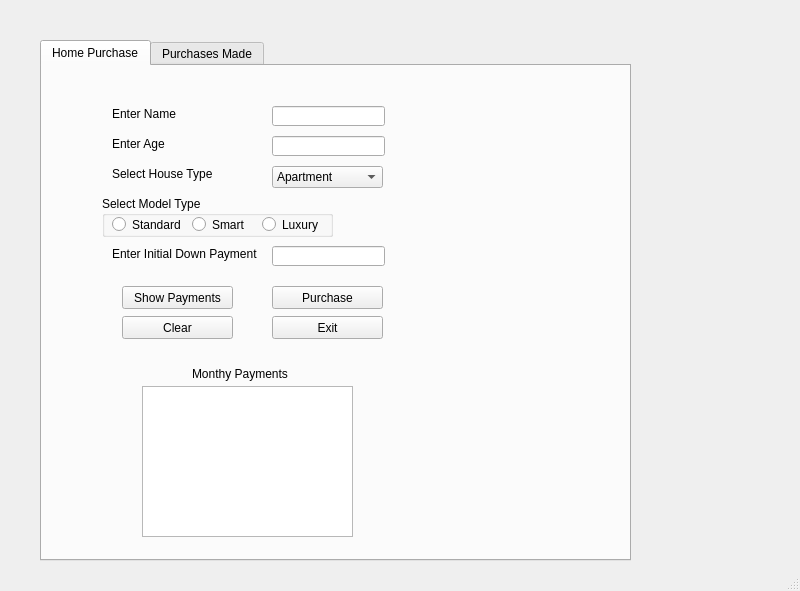
<?xml version="1.0" encoding="UTF-8"?>
<ui version="4.0">
 <class>homePurchase</class>
 <widget class="QMainWindow" name="homePurchase">
  <property name="geometry">
   <rect>
    <x>0</x>
    <y>0</y>
    <width>800</width>
    <height>591</height>
   </rect>
  </property>
  <property name="font">
   <font>
    <family>Arial</family>
    <pointsize>9</pointsize>
   </font>
  </property>
  <property name="windowTitle">
   <string>Home Purchase</string>
  </property>
  <widget class="QWidget" name="centralwidget">
   <widget class="QTabWidget" name="tbHomePurchase">
    <property name="geometry">
     <rect>
      <x>40</x>
      <y>40</y>
      <width>591</width>
      <height>521</height>
     </rect>
    </property>
    <property name="currentIndex">
     <number>0</number>
    </property>
    <widget class="QWidget" name="homePurchase">
     <attribute name="title">
      <string>Home Purchase</string>
     </attribute>
     <widget class="QLabel" name="lblName">
      <property name="geometry">
       <rect>
        <x>70</x>
        <y>40</y>
        <width>81</width>
        <height>16</height>
       </rect>
      </property>
      <property name="text">
       <string>Enter Name</string>
      </property>
     </widget>
     <widget class="QLineEdit" name="txtName">
      <property name="geometry">
       <rect>
        <x>230</x>
        <y>40</y>
        <width>113</width>
        <height>20</height>
       </rect>
      </property>
     </widget>
     <widget class="QLabel" name="lblAge">
      <property name="geometry">
       <rect>
        <x>70</x>
        <y>70</y>
        <width>71</width>
        <height>16</height>
       </rect>
      </property>
      <property name="text">
       <string>Enter Age</string>
      </property>
     </widget>
     <widget class="QLineEdit" name="txtAge">
      <property name="geometry">
       <rect>
        <x>230</x>
        <y>70</y>
        <width>113</width>
        <height>20</height>
       </rect>
      </property>
     </widget>
     <widget class="QLabel" name="lblHouseType">
      <property name="geometry">
       <rect>
        <x>70</x>
        <y>100</y>
        <width>121</width>
        <height>16</height>
       </rect>
      </property>
      <property name="text">
       <string>Select House Type</string>
      </property>
     </widget>
     <widget class="QComboBox" name="cmbHouseType">
      <property name="geometry">
       <rect>
        <x>230</x>
        <y>100</y>
        <width>111</width>
        <height>22</height>
       </rect>
      </property>
      <item>
       <property name="text">
        <string>Apartment</string>
       </property>
      </item>
      <item>
       <property name="text">
        <string>Townhouse</string>
       </property>
      </item>
      <item>
       <property name="text">
        <string>Single-Family Home</string>
       </property>
      </item>
      <item>
       <property name="text">
        <string>Luxury Villa</string>
       </property>
      </item>
     </widget>
     <widget class="QLabel" name="lblDownPayment">
      <property name="geometry">
       <rect>
        <x>70</x>
        <y>180</y>
        <width>151</width>
        <height>16</height>
       </rect>
      </property>
      <property name="text">
       <string>Enter Initial Down Payment</string>
      </property>
     </widget>
     <widget class="QGroupBox" name="grpModelType">
      <property name="geometry">
       <rect>
        <x>60</x>
        <y>130</y>
        <width>231</width>
        <height>41</height>
       </rect>
      </property>
      <property name="title">
       <string>Select Model Type</string>
      </property>
      <widget class="QRadioButton" name="rd1">
       <property name="geometry">
        <rect>
         <x>10</x>
         <y>20</y>
         <width>71</width>
         <height>17</height>
        </rect>
       </property>
       <property name="text">
        <string>Standard</string>
       </property>
      </widget>
      <widget class="QRadioButton" name="rd2">
       <property name="geometry">
        <rect>
         <x>90</x>
         <y>20</y>
         <width>61</width>
         <height>17</height>
        </rect>
       </property>
       <property name="text">
        <string>Smart</string>
       </property>
      </widget>
      <widget class="QRadioButton" name="rd3">
       <property name="geometry">
        <rect>
         <x>160</x>
         <y>20</y>
         <width>61</width>
         <height>17</height>
        </rect>
       </property>
       <property name="text">
        <string>Luxury</string>
       </property>
      </widget>
     </widget>
     <widget class="QLineEdit" name="txtDownPayment">
      <property name="geometry">
       <rect>
        <x>230</x>
        <y>180</y>
        <width>113</width>
        <height>20</height>
       </rect>
      </property>
     </widget>
     <widget class="QListWidget" name="lstPayments">
      <property name="geometry">
       <rect>
        <x>100</x>
        <y>320</y>
        <width>211</width>
        <height>151</height>
       </rect>
      </property>
     </widget>
     <widget class="QPushButton" name="btnPayments">
      <property name="geometry">
       <rect>
        <x>80</x>
        <y>220</y>
        <width>111</width>
        <height>23</height>
       </rect>
      </property>
      <property name="text">
       <string>Show Payments</string>
      </property>
     </widget>
     <widget class="QPushButton" name="btnPurchase">
      <property name="geometry">
       <rect>
        <x>230</x>
        <y>220</y>
        <width>111</width>
        <height>23</height>
       </rect>
      </property>
      <property name="text">
       <string>Purchase</string>
      </property>
     </widget>
     <widget class="QPushButton" name="btnClear">
      <property name="geometry">
       <rect>
        <x>80</x>
        <y>250</y>
        <width>111</width>
        <height>23</height>
       </rect>
      </property>
      <property name="text">
       <string>Clear</string>
      </property>
     </widget>
     <widget class="QPushButton" name="btnExit">
      <property name="geometry">
       <rect>
        <x>230</x>
        <y>250</y>
        <width>111</width>
        <height>23</height>
       </rect>
      </property>
      <property name="text">
       <string>Exit</string>
      </property>
     </widget>
     <widget class="QLabel" name="lblMonthly">
      <property name="geometry">
       <rect>
        <x>150</x>
        <y>300</y>
        <width>111</width>
        <height>16</height>
       </rect>
      </property>
      <property name="text">
       <string>Monthy Payments</string>
      </property>
     </widget>
    </widget>
    <widget class="QWidget" name="purchasesMade">
     <attribute name="title">
      <string>Purchases Made</string>
     </attribute>
     <widget class="QListWidget" name="lstPurchases">
      <property name="geometry">
       <rect>
        <x>20</x>
        <y>30</y>
        <width>461</width>
        <height>271</height>
       </rect>
      </property>
     </widget>
     <widget class="QLabel" name="lblPurchases">
      <property name="geometry">
       <rect>
        <x>30</x>
        <y>10</y>
        <width>171</width>
        <height>16</height>
       </rect>
      </property>
      <property name="text">
       <string>List of past home purchases</string>
      </property>
     </widget>
    </widget>
   </widget>
  </widget>
  <widget class="QMenuBar" name="menubar">
   <property name="geometry">
    <rect>
     <x>0</x>
     <y>0</y>
     <width>800</width>
     <height>21</height>
    </rect>
   </property>
  </widget>
  <widget class="QStatusBar" name="statusbar"/>
 </widget>
 <resources/>
 <connections/>
</ui>
